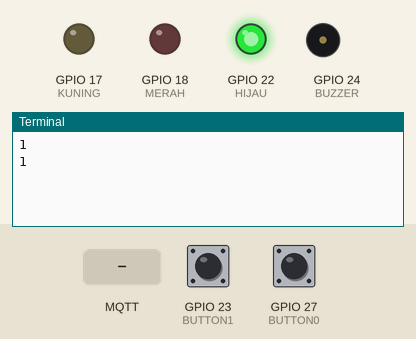
Simulated run of this program. Board: Raspberry Pi (BCM pin numbers). Shown: output pins drawn as LEDs (lit = HIGH), buzzer (waves = sounding, pin HIGH), the last lines printed to the terminal. The inputs (shaded band) are chosen by the test bench; at power-on: GPIO 23 (BUTTON1) LOW, GPIO 27 (BUTTON0) HIGH. No MQTT or app messages arrive unless stated; threads take turns every 2 ms.

Above: at 1.3 s.
1.4 s: MQTT message "merah" arrives on the first subscribed topic
At 2.1 s:
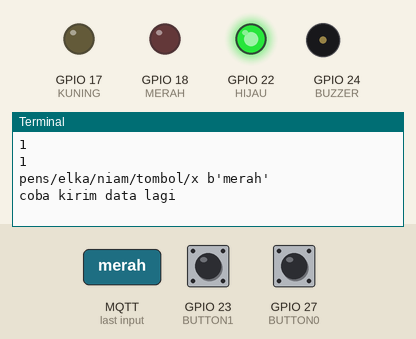
2.9 s: MQTT message "ON" arrives on the first subscribed topic
At 3.2 s:
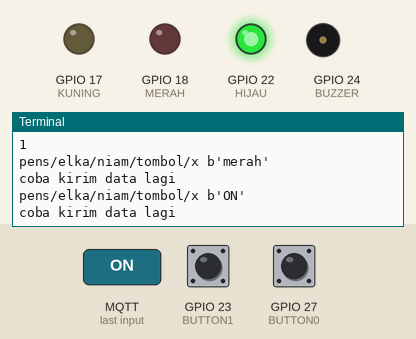
4.4 s: MQTT message "OFF" arrives on the first subscribed topic
At 5.6 s:
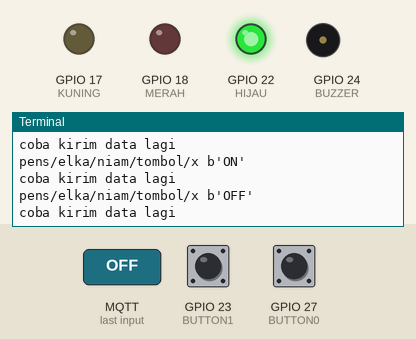

The program:

latihanMQTTJSON.py
```python
import paho.mqtt.client as paho	#as paho, kita bisa menyingkat paho.mqtt.client menjadi paho
import time
import RPi.GPIO as GPIO
import threading
import json
import datetime

MERAH 	= 18
KUNING 	= 17
HIJAU 	= 22
BUTTON1 = 23
BUTTON0 = 27	#reset
BUZZER	= 24

GPIO.setmode(GPIO.BCM)			#BCM > (standart penulisan GPIO6)
								#BOARD > (standart penulisan PIN31)
GPIO.setup(MERAH,GPIO.OUT)
GPIO.setup(KUNING,GPIO.OUT)
GPIO.setup(HIJAU,GPIO.OUT)
GPIO.setup(BUZZER,GPIO.OUT)

GPIO.setup(BUTTON0,GPIO.IN)
GPIO.setup(BUTTON1,GPIO.IN)

GPIO.output(HIJAU,GPIO.HIGH)
GPIO.output(BUZZER,GPIO.LOW)

home = {'roomA':[{'lampu':'merah','status':'ON'}, {'lampu':'kuning','status':'OFF'}],'roomB':[{'lampu':'hijau', 'status':'OFF'}]}

def onMessage(client, userdata, msg):
	global home
	dataTopik = msg.topic
	dataPayload = msg.payload
	print dataTopik, dataPayload
	try:
		mdata = json.loads(msg.payload)
		if mdata['roomA'][0]['lampu']=='merah':
			if mdata['roomA'][0]['status']=='ON':
				GPIO.output(MERAH,GPIO.LOW)
				home['roomA'][0]['status'] = 'ON'
			elif mdata['roomA'][0]['status']=='OFF':
				GPIO.output(MERAH,GPIO.HIGH)
				home['roomA'][0]['status'] = 'OFF'
			elif mdata['roomA'][0]['status']=='GET':
				f = open("status4.txt","a")						#kalau append(ditulis berkelanjutan) = f = open("status4.txt","a"), kalau di tindas f = open("status4.txt","w")
				nowniam = datetime.datetime.now()
				if GPIO.input(MERAH) == GPIO.LOW:
					home['roomA'][0]['status'] = 'ON'
					f.write(nowniam.strftime("%Y-%m-%d %H:%M:%S") + " | Status: ON\n")
				elif GPIO.input(MERAH) == GPIO.HIGH:
					home['roomA'][0]['status'] = 'OFF'
					f.write(nowniam.strftime("%Y-%m-%d %H:%M:%S") + " | Status: OFF\n")
				kirimDataJson = json.dumps(home)
				client.publish("pens/elka/niam/tombol",kirimDataJson)
	except:
		print "coba kirim data lagi"
	pass

def onConnect(client, data, rc):
	client.subscribe("pens/elka/niam/tombol/#") 		#pilih topik sesuai dengan yang diinginkan, # = all, niamtamami/# = topik tertentu (topik niamtamami)
	pass

def onPublish(client, userdata, mid):
	print str(mid)
	pass

def onSubscribe(client, userdata, mid, granted_qos): #qos 0 = kirim data saja, #qos 1 = kirim data kemudian konfirmasi data masuk, #qos 2 = kirim data kemudian konfirmasi data masuk lalu verifikasi paket data benar atau tidak
	print str(mid)
	pass

client = paho.Client()					#atau client = paho.Client(client_id = "101090")
client.on_message = onMessage 			#call back #ketika pesan subscribe di terima, langsung di pindahkan ke fungsi dengan nama onMessage
client.on_connect = onConnect
client.on_publish = onPublish
client.on_subscribe = onSubscribe
client.connect("192.168.1.110",1883)

client.loop_start()						#looping untuk ambil subsscribe

#mosquitto_pub -h 192.168.80.173 -t "led/merah" -m "om"

def task1():						#point 1 oke
	global home
	while True:
		if GPIO.input(BUTTON0) == GPIO.LOW:
			home['roomA'][0]['status'] = 'ON'			#reset
			kirimDataJson = json.dumps(home)
			client.publish("pens/elka/taufiq",kirimDataJson)
			time.sleep(0.05)
			while GPIO.input(BUTTON0) == GPIO.LOW:
				time.sleep(0.01)
		elif GPIO.input(BUTTON1) == GPIO.LOW:				#reset
			home['roomA'][0]['status'] = 'OFF'			#reset
			kirimDataJson = json.dumps(home)
			client.publish("pens/elka/taufiq",kirimDataJson)
			time.sleep(0.05)
			while GPIO.input(BUTTON1) == GPIO.LOW:
				time.sleep(0.01)
		else:
			time.sleep(0.01)	#membuat utilitas CPU lebih turun

def task2():						#point 2.1 2.2 dan 2.3 oke #point 3.1 3.2 dan 3.3 oke
	while True:
		time.sleep(1)

def	task3():						#point 3.2 dan 3.3 oke
	while True:
		time.sleep(1)

def	task4():
	while True:
		time.sleep(1)

def	task5():						#baca Button OKE
	while True:
		time.sleep(1)


thread1 = threading.Thread(target = task1)
thread1.daemon = True
thread1.start()

thread2 = threading.Thread(target = task2)
thread2.daemon = True
thread2.start()

thread3 = threading.Thread(target = task3)
thread3.daemon = True
thread3.start()

thread4 = threading.Thread(target = task4)
thread4.daemon = True
thread4.start()

thread5 = threading.Thread(target = task5)
thread5.daemon = True
thread5.start()

try:
	while True:
		time.sleep(0.01)
		pass

except KeyboardInterrupt:
	client.disconnect()
	print "selesai"
```

Measured:
- after the input at 1.4 s, the terminal: prints a new line at once (image 1)
- after the input at 2.9 s, the terminal: prints a new line at once (image 2)
- after the input at 4.4 s, the terminal: prints a new line at once (image 3)
